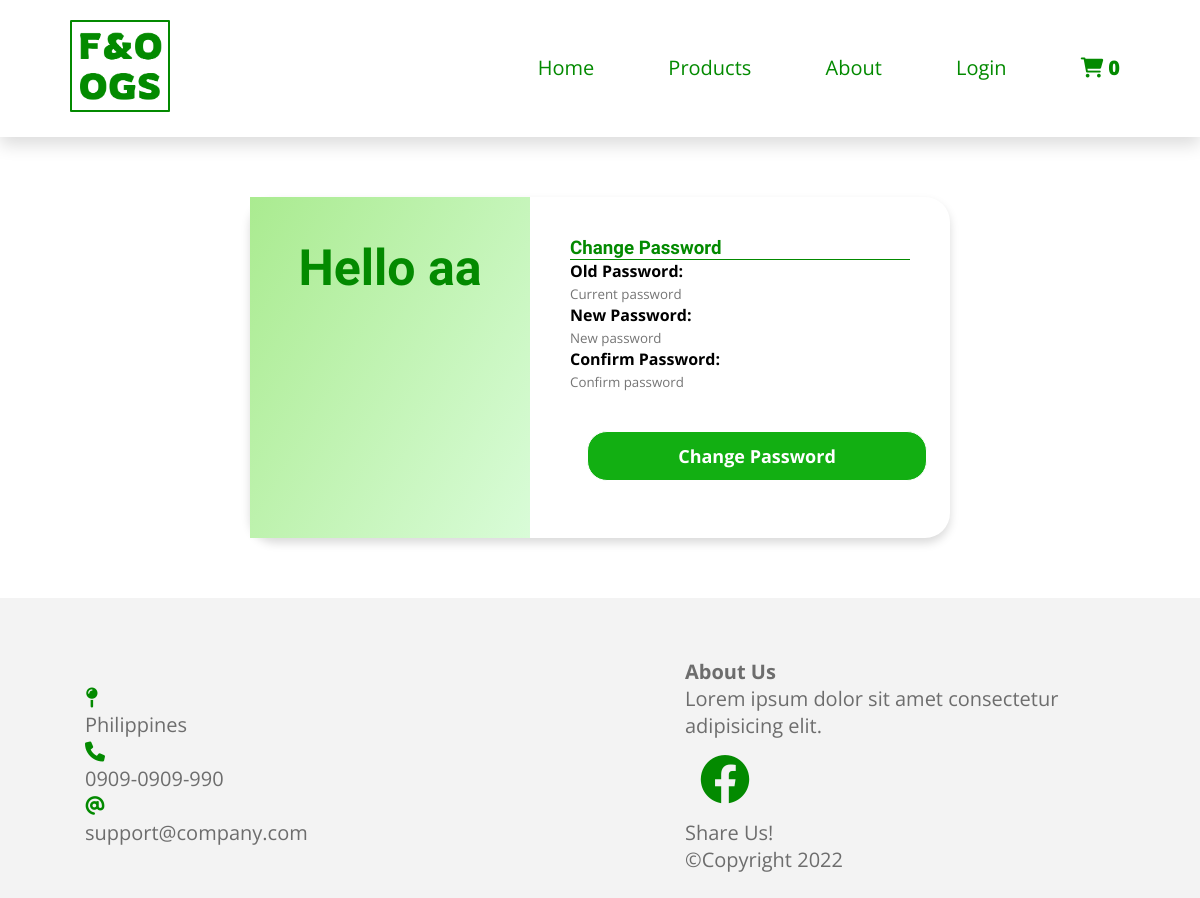
The app's page /update-user-password.php?id=1, older data.
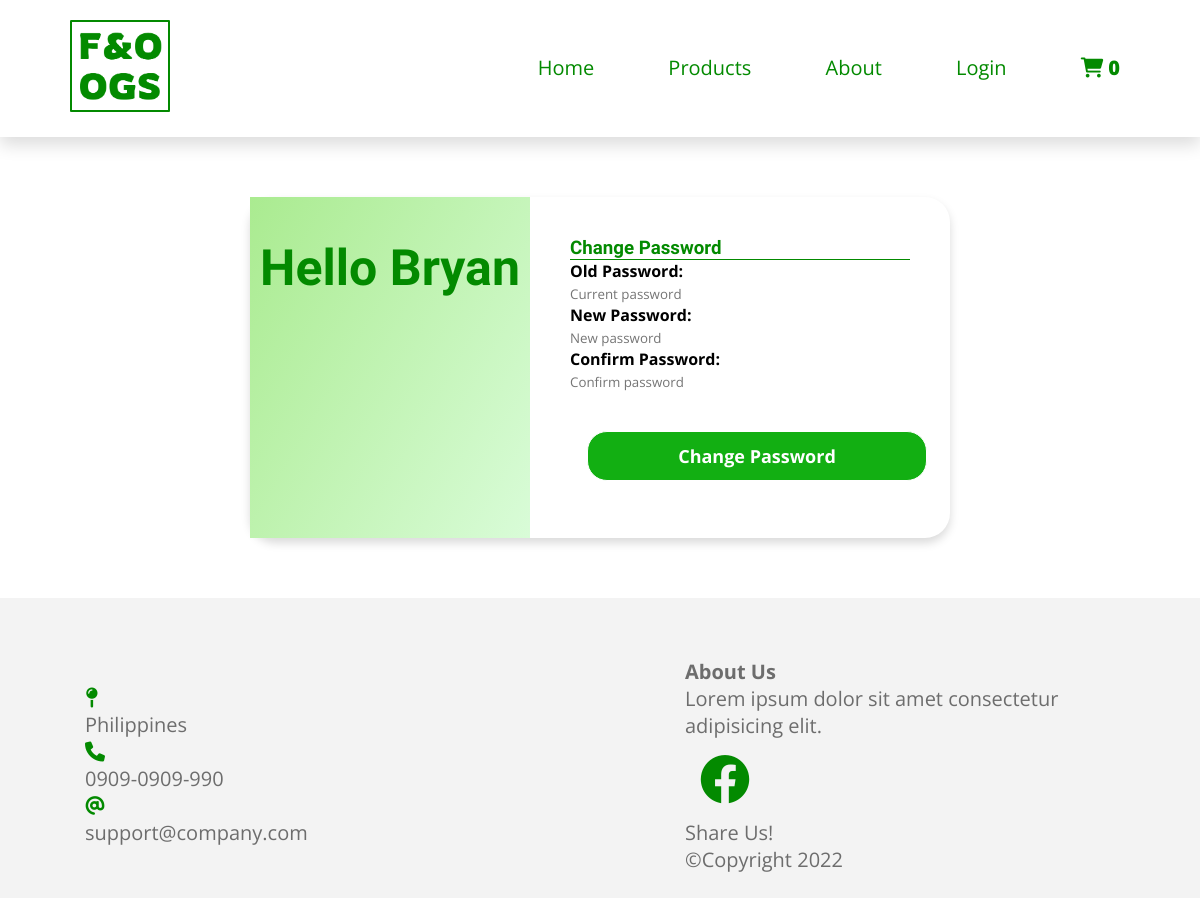
The same page, newer data.
### tables this page shows
CREATE TABLE `user` (
  `user_id` int(11) NOT NULL,
  `first_name` varchar(255) NOT NULL,
  `last_name` varchar(255) NOT NULL,
  `email` varchar(255) NOT NULL,
  `bill_address` varchar(255) NOT NULL,
  `password` varchar(255) NOT NULL,
  `gender` char(3) NOT NULL
);

### update-user-password.php (the view, shortened to what this page needs)
<?php include("partials/html-head.php") ?>
</head>
<body>
<?php include("partials/navigation.php") ?>
        <?php
            if(isset($_GET['id'])){
                $id = $_GET['id'];
                $sql = "SELECT * FROM user WHERE user_id=$id";
                $result = mysqli_query($conn, $sql);
                if($result==TRUE){
                    $count= mysqli_num_rows($result);
                    if($count==1){
                        $row = mysqli_fetch_assoc($result);
                        $first_name = $row['first_name'];
                    }else{
                        header("location:account.php");
                    }
                }
            }
        ?>
        <div class="account-container">
            <div class="column first-con">
                <h1>Hello <?php echo $first_name?></h1>
            </div>
        <div class="column second-con">
            <h3>Change Password</h3>
            <div class="line"></div>
            <form action="" method="POST">
                <strong>Old Password:</strong><br><input type="password" name="current_password" placeholder="Current password"><br>
                <strong>New Password:</strong><br><input type="password" name="new_password" placeholder="New password"><br>
                <strong>Confirm Password:</strong><br><input type="password" name="confirm_password" placeholder="Confirm password"><br><br>
                <input type="submit" name="submit" value="Change Password">
            </form>
        </div>
        </div>
<?php include("partials/footer.php") ?>
</body>
</html>

### partials/html-head.php (shortened to what this page needs)
<!DOCTYPE html>
<html lang="en">
<head>
    <link rel="stylesheet" href="css/style.css">
    <link rel="stylesheet" href="https://cdnjs.cloudflare.com/ajax/libs/font-awesome/6.0.0/css/all.css">

### partials/navigation.php (shortened to what this page needs)
<div class="nav-bar">
    <div class="logo">
        <a href="index.php"><img src="images/icon.png" alt="icon.png" style="width: 100px;"></a>
    </div>
    <?php
        @include 'config.php';
        $select_rows = mysqli_query($conn, "SELECT * FROM `cart`") or die('query failed');
        $row_count = mysqli_num_rows($select_rows);
    ?>
    <nav>
        <ul>
            <li><a href="index.php">Home</a></li>
            <li><a href="products.php">Products</a></li>
            <li><a href="about.php">About</a></li>
            <li><?php
            if(isset($_SESSION['success'])){
                echo $_SESSION['success'];
            }else{
                echo "<a href='login.php'>Login</a>";
            }
            ?></li>
            <li><a href="cart.php" class="fas fa-shopping-cart"> <span><?php echo $row_count; ?></span></a></li>
        </ul>
    </nav>
</div>

### partials/footer.php
<div class="footer">
    <div class="row">
        <div class="col-2">
            <div class="icon">
                <i class="fa-solid fa-map-pin"></i><p>Philippines</p>
            </div>
            <div class="icon">
                <i class="fa-solid fa-phone"></i><p>0909-0909-990</p>
            </div>
            <div class="icon">
                <i class="fa-solid fa-at"></i><p>support@company.com</p>
            </div>
        </div>
        <div class="col-2">
            <div class="icon">
                <p><strong>About Us</strong><br>Lorem ipsum dolor sit amet consectetur adipisicing elit.</p>
                <a href="https://www.facebook.com/sharer.php?u=https://foogs.000webhostapp.com/" target="_blank" rel="noopener" class="fa-brands fa-facebook"></a><p>Share Us!</p>
                <p>&#169Copyright 2022</p>
            </div>
        </div>
    </div>
</div>

### css/style.css (style rules this page uses)
:root { --blue:#2980b9; --red:tomato; --orange:orange; --black:#333; --white:#fff; --bg-color:#eee; --dark-bg:rgba(0,0,0,.7); --box-shadow:0 .5rem 1rem rgba(0,0,0,.1); --border:.1rem solid #999; }
* { margin: 0; padding: 0; box-sizing: border-box; outline: none; border: none; text-decoration: none; transition: all .2s linear; font-family: 'Open Sans', sans-serif; }
p { font-size: 20px; color: #6d6d6d; }
h1 { font-family: 'Rowdies', cursive; color: #038a00; font-size: 50px; }
.nav-bar { display: flex; position: relative; box-shadow: 0 0.5rem 1rem #00000023; align-items: center; padding: 20px; background-color: #fff; }
.nav-bar .logo { padding: 0px 50px; }
nav { flex: 1; text-align: right; }
nav ul { display: inline-block; list-style-type: none; }
nav ul li { display: inline-block; margin-right: 50px; }
nav ul li a { text-decoration: none; font-size: 20px; box-shadow: inset 0 0 0 0 #038a00; color: #038a00; padding: 5px 10px; transition: color .3s ease-in-out, box-shadow .3s ease-in-out; }
.row { display: flex; align-items: center; flex-wrap: wrap; justify-content: space-around; }
.col-2 { flex-basis: 50%; min-width: 300px; padding: 50px 0px; }
.col-2 p { max-width: 400px; }
.footer { padding-top: 5%; margin: auto; text-align: center; background-color: #f3f3f3; min-height: 300px; }
.footer .col-2 { padding: 0px 70px; }
.footer .col-2 a { font-size: 50px; color: #038a00; margin: 15px; }
.footer .col-2 .icon { font-size: 20px; text-align: left; margin: 0px 15px; color: #038a00; }
.account-container { max-width: 700px; display: flex; margin: 5% auto; box-shadow: 0 5px 10px rgba(0,0,0,0.15); border-radius: 25px; }
.account-container h1 { margin: 15% 3px 0 3px; }
.account-container .first-con { text-align: center; flex-basis: 40%; background:linear-gradient(120deg, #aaeb90,#d9fcd8); }
.account-container .second-con { flex-basis: 60%; padding: 40px; }
.account-container .second-con input[type="submit"] { width: 100%; height: 50px; border: 1px solid; background: #12af12; border-radius: 20px; font-size: 18px; color: #ffffff; font-weight: 700; cursor: pointer; outline: none; margin: 5%; padding: 10px; }
.account-container .second-con .line { max-width: 500px; border-bottom: solid 0.1rem #038a00; }
.account-container .second-con h3 { font-family: 'Rowdies', cursive;; color: #038a00; }

Row changes from the older to the newer data that the page shows:
changed user: first_name "aa" → "Bryan"
